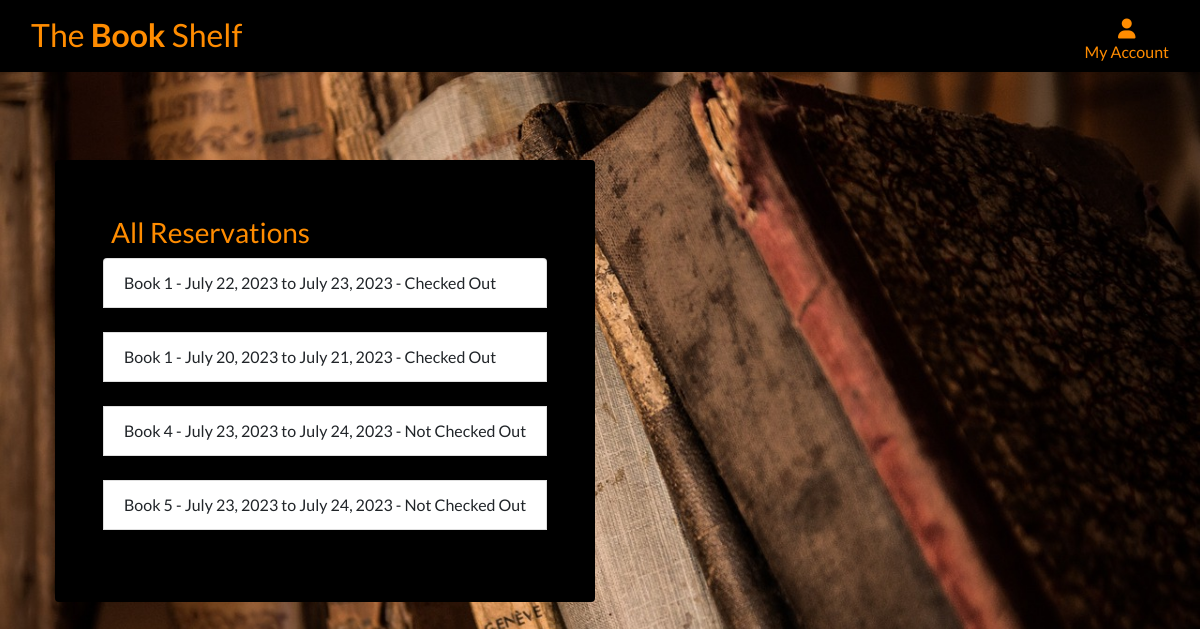
Before: /rental/all_reservations/ (signed in) with the older database file.
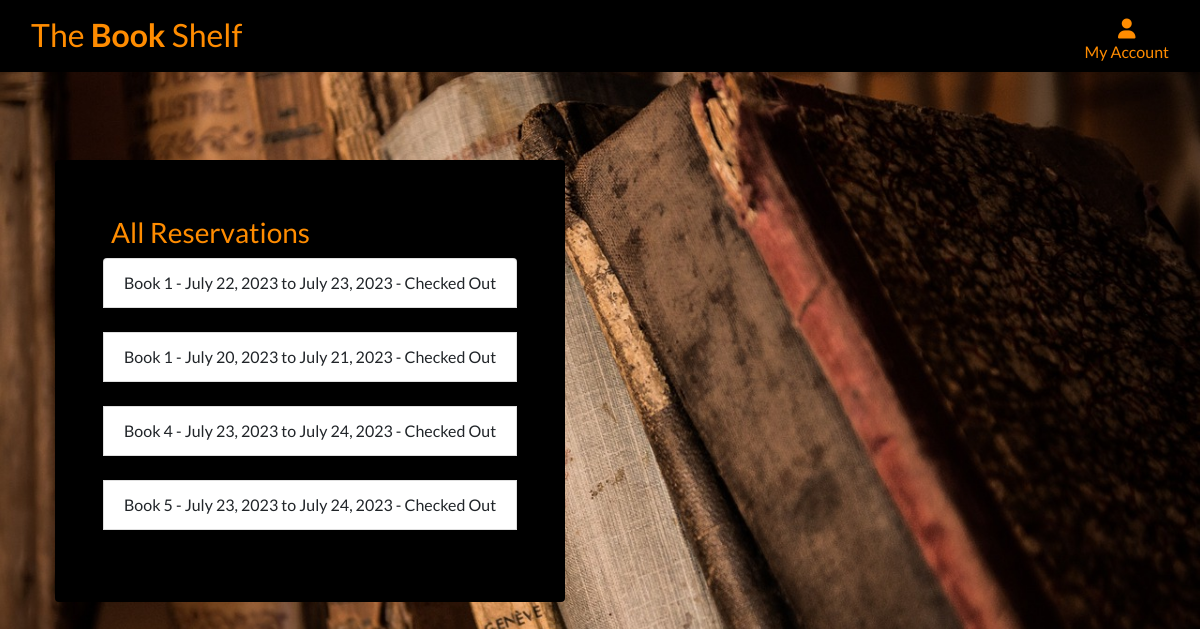
After: the same page with the newer database file.
### rental/models.py (models this page shows, shortened)
class Reservation(models.Model):
    book = models.ForeignKey(Book, on_delete=models.CASCADE)
    user = models.ForeignKey(User, on_delete=models.CASCADE)
    start_date = models.DateField()
    end_date = models.DateField()
    is_checked_out = models.BooleanField(default=False)

class Book(models.Model):
    title = models.CharField(max_length=200)
    author = models.CharField(max_length=100)
    description = models.TextField()
    image = models.ImageField(blank=True, null=True)

### rental/views.py (the view)
# urls.py: path('all_reservations/', views.all_reservations, name='all_reservations'),
@login_required
def all_reservations(request):
    user = request.user
    reservations = Reservation.objects.filter(user=user)
    return render(request, 'rental/all_reservations.html', {'reservations': reservations})

### rental/templates/rental/all_reservations.html
{% extends 'base.html' %}
{% block content %}
<div class="container header-container ">
    <div class="black-bg rounded p-5">
        <h3 class="orange-text m-2">All Reservations</h3>
        <ul class="list-group">
            {% for reservation in reservations %}
                <li class="list-group-item">
                    {{ reservation.book.title }} - {{ reservation.start_date }} to {{ reservation.end_date }}
                    - {% if reservation.is_checked_out %}Checked Out{% else %}Not Checked Out{% endif %}
                </li><br>
            {% empty %}
                <li class="list-group-item ">You have no reservations.</li>
            {% endfor %}
        </ul>
    </div>
</div>
{% endblock %}

### templates/base.html (shortened to what this page needs)
{% load static %}
<!doctype html>
<html lang="en">
  <head>
    {% block corecss %}
    <link rel="stylesheet" href="https://stackpath.bootstrapcdn.com/bootstrap/4.4.1/css/bootstrap.min.css">
    <link rel="stylesheet" href="{% static 'css/base.css' %}">
    {% endblock %}
  </head>
  <body>
    <header class="container-fluid fixed-top">
        <div  class="row nav-color pt-2 ">
            <div class="col-12 col-lg-6 text-center text-lg-left mb-2 mb-lg-0">
                <a href="{% url 'home' %}" class="nav-link main-logo-link">
                    <h2 class="logo-font nav-text my-0">The <strong>Book</strong> Shelf</h2>
                </a>
            </div>
            <div class="col-12 col-lg-6 text-center text-lg-right">
                <ul class="list-inline list-unstyled my-0">
                    <li class="list-inline-item dropdown">
                        <a class="nav-text nav-link" href="#" data-toggle="dropdown" aria-haspopup="true" aria-expanded="false">
                            <div class="text-center">
                                <div><i class="fas fa-user fa-lg"></i></div>
                                <p class="my-0">My Account</p>
                            </div>
                        </a>
                    </li>
                </ul>
            </div>
        </div>
    </header>
    {% block content %}
    {% endblock %}
  </body>
</html>

### static/css/base.css (style rules this page uses)
html { height: 100%; }
body { background: url('/media/homepage_background.jpg') no-repeat center center; background-color: black; background-size: cover; height: auto; font-family: 'Lato'; }
.black-bg { background-color: rgb(0, 0, 0); border-radius: 10px; width: fit-content; margin: 10px; padding: 10px; }
.nav-color { background-color: rgb(0, 0, 0); }
.nav-text, .orange-text { color: rgb(255, 140, 0); }
.header-container { padding-top: 150px; }

Changed rows visible on the page:
changed Reservation "Book 4": is_checked_out "Not Checked Out" → "Checked Out"
changed Reservation "Book 5": is_checked_out "Not Checked Out" → "Checked Out"
